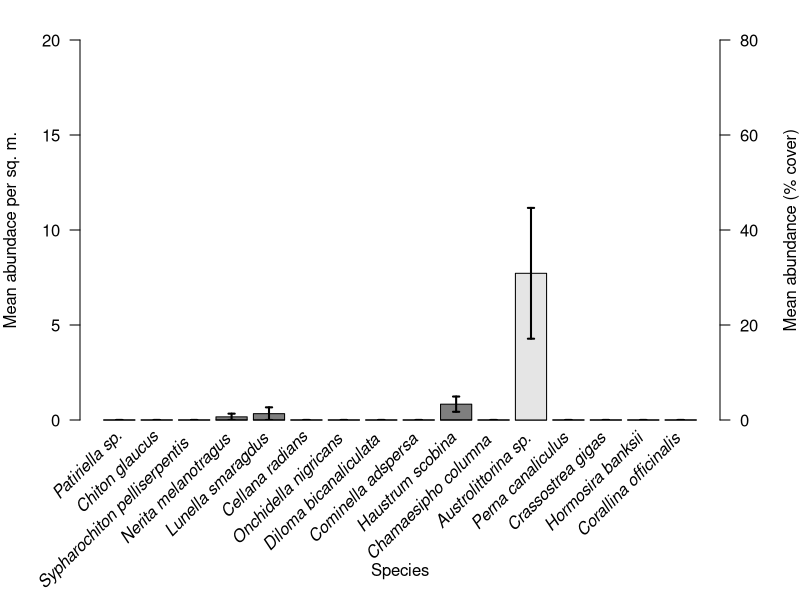
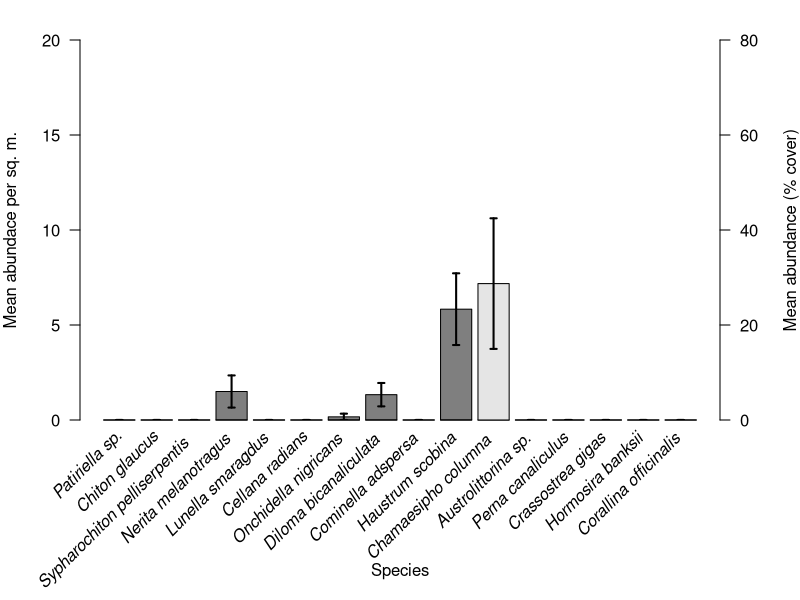
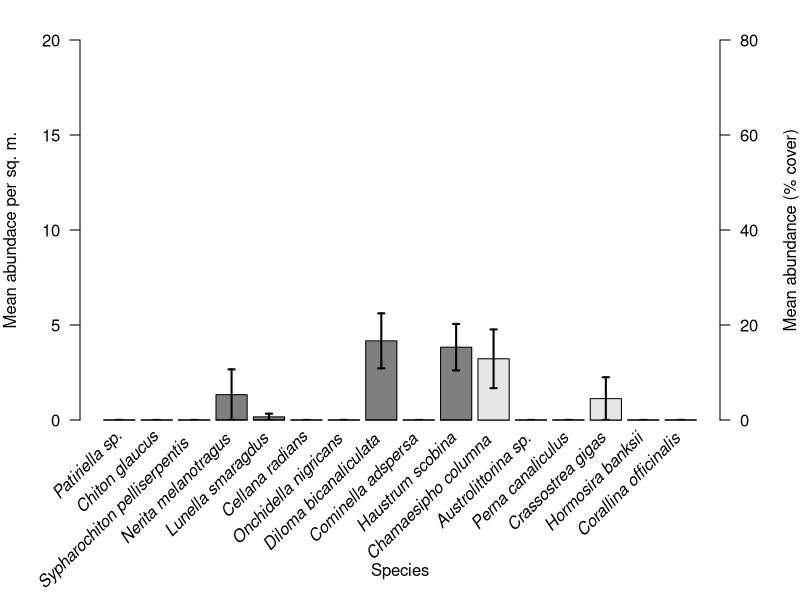
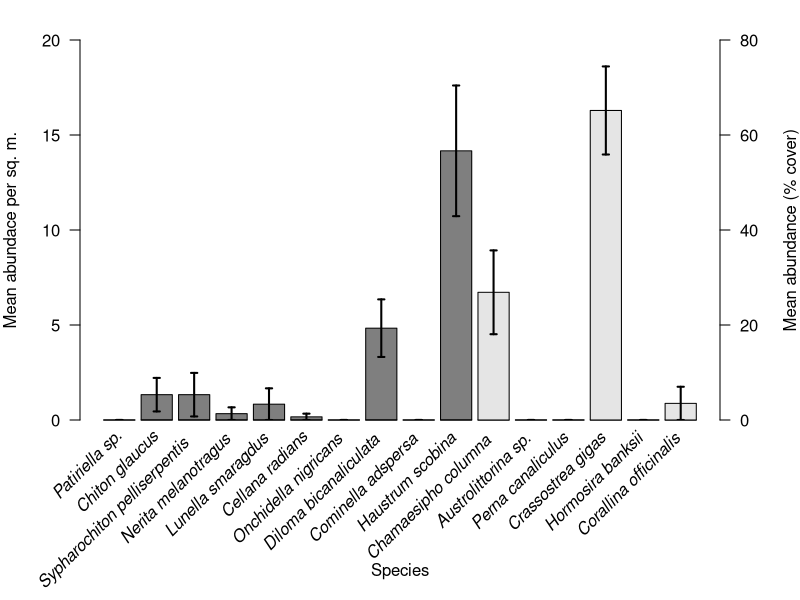
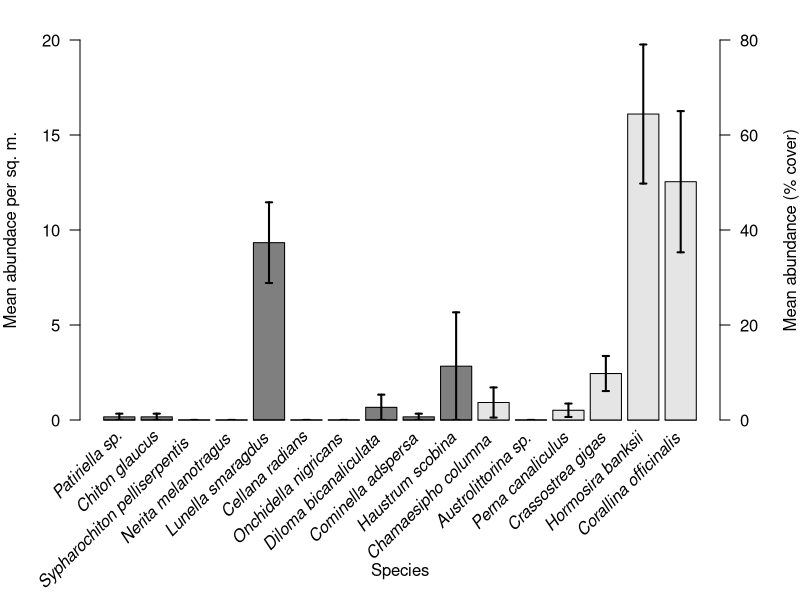
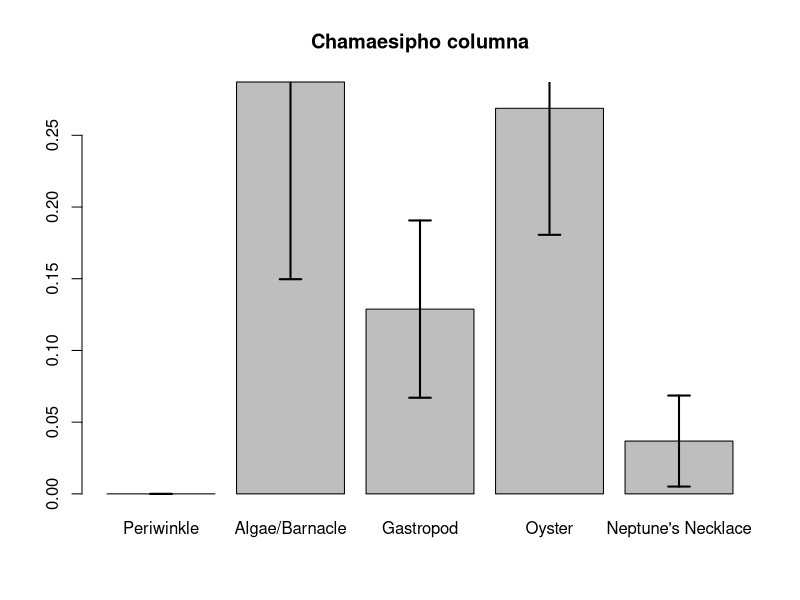
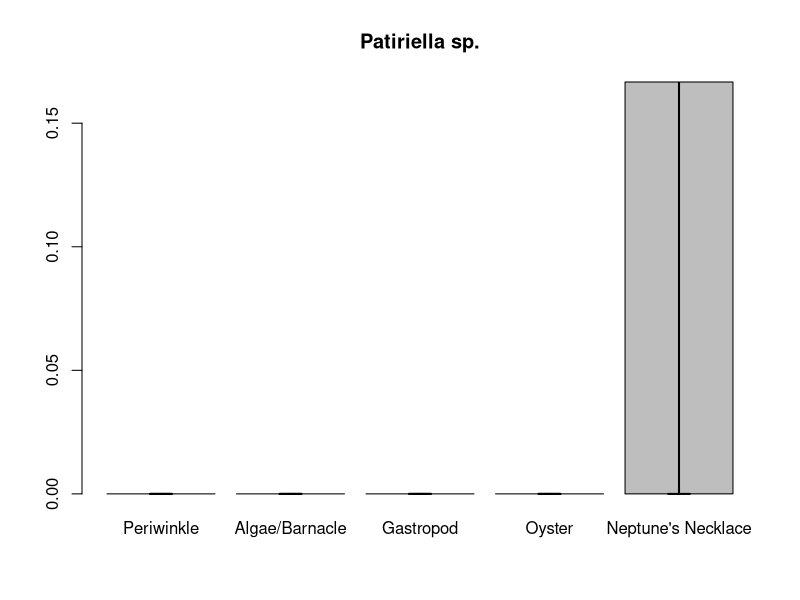
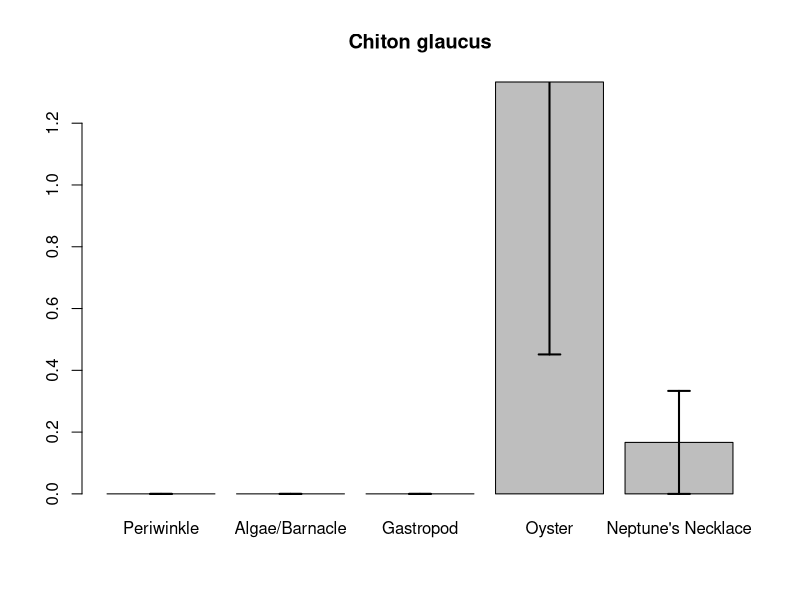

These charts were generated, in order, by the following R code:
#!/usr/bin/env Rscript

zone.names <- read.csv("zones.csv")$name
species <- t(read.csv("species.txt", header = F))
zone <- list(read.csv("zone1.csv"),
             read.csv("zone2.csv"),
             read.csv("zone3.csv"),
             read.csv("zone4.csv"),
             read.csv("zone5.csv"))

species.avg <- rep(list(c()), length(species))
species.type <- c()

for (z in zone) {
    for (i in 1:nrow(z)) {
        species.type[z$species[i]] <- z$type[i]
        if (z$type[i] == 'n') a <- 4
        else a <- 1
        z[i,3:8] <- z[i,3:8] * a 
        x <- species.avg[[z$species[i]]]
        species.avg[[z$species[i]]] <- c(x, unlist(z[i,3:8]))
    }
}

for (i in 1:length(species.avg))
    species.avg[[i]] <- mean(species.avg[[i]])

count.thresh <- 3
percent.thresh <- 0.02
dominant.species <- c()
for (i in 1:length(species.avg)) {
    x <- species.avg[[i]]
    if (!is.null(x) && !is.na(x)
      && ((0 < x && x < 1 && x >= percent.thresh)
      || x >= count.thresh))
        dominant.species <- c(dominant.species, i)
}

dominant.species.names <- species[dominant.species]

se <- function(x) sd(x)/sqrt(length(x))
pdf("presence.pdf", 7, 5)

for (z in zone) {
    count.means <- c()
    count.stderr <- c()
    count.names <- c()
    percent.means <- c()
    percent.stderr <- c()
    percent.names <- c()
    for (i in dominant.species) {
        if (i %in% z$species) {
            j <- match(i, z$species)
            m <- mean(unlist(z[j,3:8]))
            s <- se(unlist(z[j,3:8]))
            type <- z$type[j]
        } else {
            m <- 0
            s <- 0
            type <- species.type[i]
        }
        if (type == 'n' || type == 1) {
            count.means <- c(count.means, m)
            count.stderr <- c(count.stderr, s)
            count.names <- c(count.names, species[i])
        } else {
            percent.means <- c(percent.means, m * 100)
            percent.stderr <- c(percent.stderr, s * 100)
            percent.names <- c(percent.names, species[i])
        }
    }
    p <- par(mar = c(9, 4, 2, 4))
    count.means <- c(count.means, rep(0, length(percent.means)))
    count.stderr <- c(count.stderr, rep(0, length(percent.stderr)))
    percent.means <- c(rep(0, length(count.names)), percent.means)
    percent.stderr <- c(rep(0, length(count.names)), percent.stderr)
    bp <- barplot(count.means,
                  ylim = c(0,20),
                  col = "gray50",
                  las = 1,
                  ylab = "Mean abundace per sq. m.")
    title(xlab = "Species", line = 7, cex.lab = 1)
    means <- c(count.means[1:length(count.names)],
               rep(1000000, length(percent.names)))
    stderrs <- count.stderr
    segments(bp, means - stderrs, bp, means + stderrs, lwd = 2)
    segments(bp - 0.1, means - stderrs, bp + 0.1, means - stderrs, lwd = 2)
    segments(bp - 0.1, means + stderrs, bp + 0.1, means + stderrs, lwd = 2)
    par(new = T)
    barplot(percent.means, ylim = c(0,80), col = "gray90", axes = F)
    means <- c(rep(1000000, length(count.names)),
               percent.means[(length(count.names)+1):length(percent.means)])
    stderrs <- percent.stderr
    segments(bp, means - stderrs, bp, means + stderrs, lwd = 2)
    segments(bp - 0.1, means - stderrs, bp + 0.1, means - stderrs, lwd = 2)
    segments(bp - 0.1, means + stderrs, bp + 0.1, means + stderrs, lwd = 2)
    axis(4, las = 1)
    mtext("Mean abundance (% cover)", side = 4, line = 3)
    text(bp,
         par("usr")[3],
         labels = c(count.names, percent.names),
         srt = 45,
         adj = c(1.1,1.1),
         xpd = T,
         cex = 1,
         font = 3)
    par(p)
}

pdf("species.pdf")

for (i in dominant.species) {
    count.means <- c()
    count.stderrs <- c()
    for (z in zone) {
        if (i %in% z$species) {
            j <- match(i, z$species)
            m <- mean(unlist(z[j,3:8]))
            s <- se(unlist(z[j,3:8]))
        } else {
            m <- 0
            s <- 0
        } 
        count.means <- c(count.means, m)
        count.stderrs <- c(count.stderrs, s)
    }
    bp <- barplot(count.means, names.arg = zone.names, main = species[i]) 
    means <- count.means
    stderrs <- count.stderrs
    segments(bp, means - stderrs, bp, means + stderrs, lwd = 2)
    segments(bp - 0.1, means - stderrs, bp + 0.1, means - stderrs, lwd = 2)
    segments(bp - 0.1, means + stderrs, bp + 0.1, means + stderrs, lwd = 2)
}
